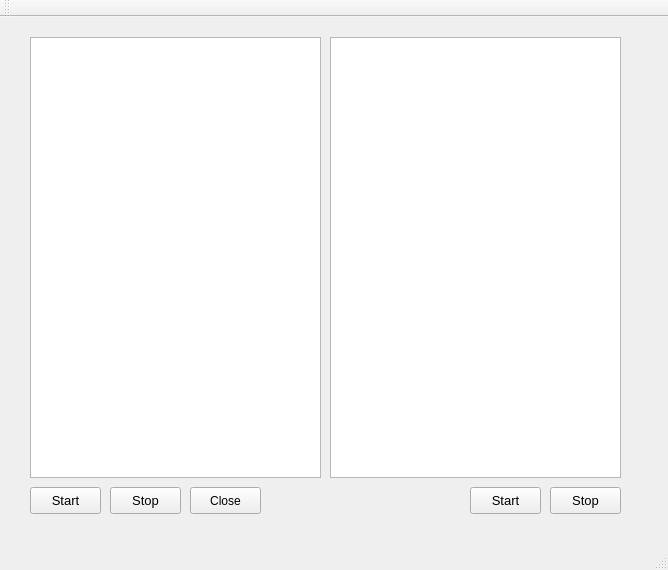
<?xml version="1.0" encoding="UTF-8"?>
<ui version="4.0">
 <class>MainWindow</class>
 <widget class="QMainWindow" name="MainWindow">
  <property name="geometry">
   <rect>
    <x>0</x>
    <y>0</y>
    <width>668</width>
    <height>570</height>
   </rect>
  </property>
  <property name="windowTitle">
   <string>MainWindow</string>
  </property>
  <widget class="QWidget" name="centralWidget">
   <widget class="QPushButton" name="start1">
    <property name="geometry">
     <rect>
      <x>30</x>
      <y>470</y>
      <width>71</width>
      <height>27</height>
     </rect>
    </property>
    <property name="font">
     <font>
      <pointsize>10</pointsize>
     </font>
    </property>
    <property name="text">
     <string>Start</string>
    </property>
   </widget>
   <widget class="QPushButton" name="stop1">
    <property name="geometry">
     <rect>
      <x>110</x>
      <y>470</y>
      <width>71</width>
      <height>27</height>
     </rect>
    </property>
    <property name="font">
     <font>
      <pointsize>10</pointsize>
     </font>
    </property>
    <property name="text">
     <string>Stop</string>
    </property>
   </widget>
   <widget class="QPushButton" name="start2">
    <property name="geometry">
     <rect>
      <x>470</x>
      <y>470</y>
      <width>71</width>
      <height>27</height>
     </rect>
    </property>
    <property name="font">
     <font>
      <pointsize>10</pointsize>
     </font>
    </property>
    <property name="text">
     <string>Start</string>
    </property>
   </widget>
   <widget class="QPushButton" name="stop2">
    <property name="geometry">
     <rect>
      <x>550</x>
      <y>470</y>
      <width>71</width>
      <height>27</height>
     </rect>
    </property>
    <property name="font">
     <font>
      <pointsize>10</pointsize>
     </font>
    </property>
    <property name="text">
     <string>Stop</string>
    </property>
   </widget>
   <widget class="QListWidget" name="listinfo1">
    <property name="geometry">
     <rect>
      <x>30</x>
      <y>20</y>
      <width>291</width>
      <height>441</height>
     </rect>
    </property>
   </widget>
   <widget class="QListWidget" name="listinfo2">
    <property name="geometry">
     <rect>
      <x>330</x>
      <y>20</y>
      <width>291</width>
      <height>441</height>
     </rect>
    </property>
   </widget>
   <widget class="QPushButton" name="CLose">
    <property name="geometry">
     <rect>
      <x>190</x>
      <y>470</y>
      <width>71</width>
      <height>27</height>
     </rect>
    </property>
    <property name="text">
     <string>Close</string>
    </property>
   </widget>
  </widget>
  <widget class="QMenuBar" name="menuBar">
   <property name="geometry">
    <rect>
     <x>0</x>
     <y>0</y>
     <width>668</width>
     <height>25</height>
    </rect>
   </property>
  </widget>
  <widget class="QToolBar" name="mainToolBar">
   <attribute name="toolBarArea">
    <enum>TopToolBarArea</enum>
   </attribute>
   <attribute name="toolBarBreak">
    <bool>false</bool>
   </attribute>
  </widget>
  <widget class="QStatusBar" name="statusBar"/>
 </widget>
 <layoutdefault spacing="6" margin="11"/>
 <resources/>
 <connections/>
</ui>
